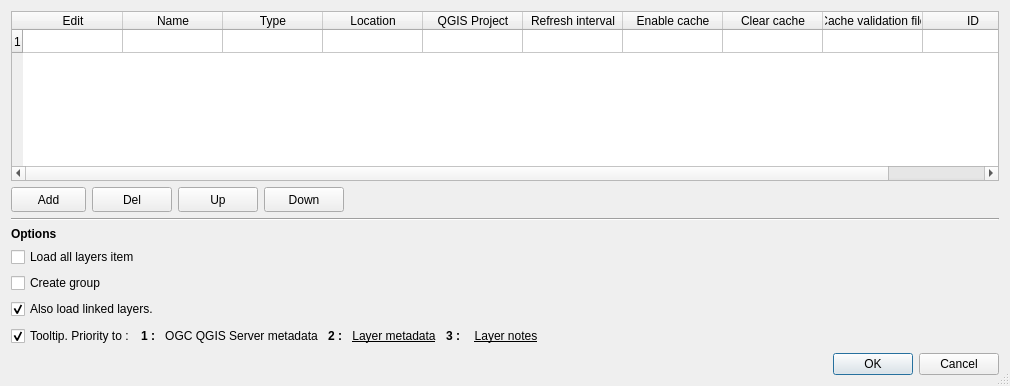
<?xml version="1.0" encoding="UTF-8"?>
<ui version="4.0">
 <class>ConfDialog</class>
 <widget class="QDialog" name="ConfDialog">
  <property name="windowModality">
   <enum>Qt::WindowModal</enum>
  </property>
  <property name="geometry">
   <rect>
    <x>0</x>
    <y>0</y>
    <width>1010</width>
    <height>386</height>
   </rect>
  </property>
  <property name="sizePolicy">
   <sizepolicy hsizetype="Preferred" vsizetype="Preferred">
    <horstretch>0</horstretch>
    <verstretch>0</verstretch>
   </sizepolicy>
  </property>
  <property name="minimumSize">
   <size>
    <width>660</width>
    <height>310</height>
   </size>
  </property>
  <property name="windowTitle">
   <string>Projects</string>
  </property>
  <property name="windowIcon">
   <iconset>
    <normaloff>../resources/menu_from_project.png</normaloff>../resources/menu_from_project.png</iconset>
  </property>
  <property name="windowOpacity">
   <double>0.980000000000000</double>
  </property>
  <property name="locale">
   <locale language="English" country="UnitedStates"/>
  </property>
  <property name="sizeGripEnabled">
   <bool>true</bool>
  </property>
  <property name="modal">
   <bool>true</bool>
  </property>
  <layout class="QVBoxLayout" name="verticalLayout_2">
   <item>
    <layout class="QVBoxLayout" name="verticalLayout">
     <property name="sizeConstraint">
      <enum>QLayout::SetDefaultConstraint</enum>
     </property>
     <item>
      <widget class="QTableWidget" name="tableWidget">
       <property name="sizePolicy">
        <sizepolicy hsizetype="Expanding" vsizetype="Expanding">
         <horstretch>0</horstretch>
         <verstretch>0</verstretch>
        </sizepolicy>
       </property>
       <property name="minimumSize">
        <size>
         <width>0</width>
         <height>100</height>
        </size>
       </property>
       <property name="autoFillBackground">
        <bool>true</bool>
       </property>
       <property name="sizeAdjustPolicy">
        <enum>QAbstractScrollArea::AdjustToContents</enum>
       </property>
       <property name="dragEnabled">
        <bool>false</bool>
       </property>
       <property name="dragDropMode">
        <enum>QAbstractItemView::NoDragDrop</enum>
       </property>
       <property name="defaultDropAction">
        <enum>Qt::IgnoreAction</enum>
       </property>
       <property name="alternatingRowColors">
        <bool>true</bool>
       </property>
       <property name="selectionMode">
        <enum>QAbstractItemView::SingleSelection</enum>
       </property>
       <property name="selectionBehavior">
        <enum>QAbstractItemView::SelectRows</enum>
       </property>
       <property name="textElideMode">
        <enum>Qt::ElideNone</enum>
       </property>
       <property name="sortingEnabled">
        <bool>false</bool>
       </property>
       <property name="rowCount">
        <number>1</number>
       </property>
       <property name="columnCount">
        <number>10</number>
       </property>
       <attribute name="horizontalHeaderVisible">
        <bool>true</bool>
       </attribute>
       <attribute name="horizontalHeaderCascadingSectionResizes">
        <bool>false</bool>
       </attribute>
       <attribute name="horizontalHeaderHighlightSections">
        <bool>true</bool>
       </attribute>
       <attribute name="horizontalHeaderStretchLastSection">
        <bool>true</bool>
       </attribute>
       <attribute name="verticalHeaderVisible">
        <bool>true</bool>
       </attribute>
       <attribute name="verticalHeaderDefaultSectionSize">
        <number>23</number>
       </attribute>
       <attribute name="verticalHeaderStretchLastSection">
        <bool>false</bool>
       </attribute>
       <row/>
       <column>
        <property name="text">
         <string>Edit</string>
        </property>
       </column>
       <column>
        <property name="text">
         <string>Name</string>
        </property>
       </column>
       <column>
        <property name="text">
         <string>Type</string>
        </property>
       </column>
       <column>
        <property name="text">
         <string>Location</string>
        </property>
       </column>
       <column>
        <property name="text">
         <string>QGIS Project</string>
        </property>
       </column>
       <column>
        <property name="text">
         <string>Refresh interval</string>
        </property>
       </column>
       <column>
        <property name="text">
         <string>Enable cache</string>
        </property>
       </column>
       <column>
        <property name="text">
         <string>Clear cache</string>
        </property>
       </column>
       <column>
        <property name="text">
         <string>Cache validation file</string>
        </property>
       </column>
       <column>
        <property name="text">
         <string>ID</string>
        </property>
       </column>
      </widget>
     </item>
    </layout>
   </item>
   <item>
    <layout class="QHBoxLayout" name="horizontalLayout" stretch="0,0,0,0,0">
     <property name="spacing">
      <number>6</number>
     </property>
     <property name="sizeConstraint">
      <enum>QLayout::SetDefaultConstraint</enum>
     </property>
     <property name="leftMargin">
      <number>0</number>
     </property>
     <item>
      <widget class="QToolButton" name="btnAdd">
       <property name="minimumSize">
        <size>
         <width>75</width>
         <height>25</height>
        </size>
       </property>
       <property name="focusPolicy">
        <enum>Qt::WheelFocus</enum>
       </property>
       <property name="toolTip">
        <string>Add new project</string>
       </property>
       <property name="text">
        <string>Add</string>
       </property>
       <property name="popupMode">
        <enum>QToolButton::InstantPopup</enum>
       </property>
       <property name="arrowType">
        <enum>Qt::NoArrow</enum>
       </property>
      </widget>
     </item>
     <item>
      <widget class="QPushButton" name="btnDelete">
       <property name="minimumSize">
        <size>
         <width>40</width>
         <height>25</height>
        </size>
       </property>
       <property name="toolTip">
        <string>Delete selected</string>
       </property>
       <property name="text">
        <string>Del</string>
       </property>
      </widget>
     </item>
     <item>
      <widget class="QPushButton" name="btnUp">
       <property name="minimumSize">
        <size>
         <width>50</width>
         <height>25</height>
        </size>
       </property>
       <property name="maximumSize">
        <size>
         <width>16777215</width>
         <height>25</height>
        </size>
       </property>
       <property name="toolTip">
        <string>Move up selected project</string>
       </property>
       <property name="text">
        <string>Up</string>
       </property>
      </widget>
     </item>
     <item>
      <widget class="QPushButton" name="btnDown">
       <property name="minimumSize">
        <size>
         <width>50</width>
         <height>25</height>
        </size>
       </property>
       <property name="maximumSize">
        <size>
         <width>16777215</width>
         <height>25</height>
        </size>
       </property>
       <property name="toolTip">
        <string>Move down selected project</string>
       </property>
       <property name="text">
        <string>Down</string>
       </property>
      </widget>
     </item>
     <item>
      <spacer name="horizontalSpacer">
       <property name="orientation">
        <enum>Qt::Horizontal</enum>
       </property>
       <property name="sizeHint" stdset="0">
        <size>
         <width>40</width>
         <height>20</height>
        </size>
       </property>
      </spacer>
     </item>
    </layout>
   </item>
   <item>
    <widget class="Line" name="line">
     <property name="orientation">
      <enum>Qt::Horizontal</enum>
     </property>
    </widget>
   </item>
   <item>
    <layout class="QFormLayout" name="formLayout">
     <item row="0" column="0">
      <widget class="QLabel" name="lblSettings">
       <property name="font">
        <font>
         <weight>75</weight>
         <bold>true</bold>
        </font>
       </property>
       <property name="cursor">
        <cursorShape>IBeamCursor</cursorShape>
       </property>
       <property name="text">
        <string>Options</string>
       </property>
      </widget>
     </item>
     <item row="1" column="0">
      <widget class="QCheckBox" name="cbxLoadAll">
       <property name="text">
        <string>Load all layers item</string>
       </property>
       <property name="tristate">
        <bool>false</bool>
       </property>
      </widget>
     </item>
     <item row="1" column="1">
      <spacer name="horizontalSpacer_3">
       <property name="orientation">
        <enum>Qt::Horizontal</enum>
       </property>
       <property name="sizeType">
        <enum>QSizePolicy::Maximum</enum>
       </property>
       <property name="sizeHint" stdset="0">
        <size>
         <width>40</width>
         <height>20</height>
        </size>
       </property>
      </spacer>
     </item>
     <item row="3" column="0">
      <widget class="QCheckBox" name="cbxCreateGroup">
       <property name="text">
        <string>Create group</string>
       </property>
       <property name="checked">
        <bool>false</bool>
       </property>
       <property name="tristate">
        <bool>false</bool>
       </property>
      </widget>
     </item>
     <item row="3" column="1">
      <spacer name="horizontalSpacer_2">
       <property name="orientation">
        <enum>Qt::Horizontal</enum>
       </property>
       <property name="sizeHint" stdset="0">
        <size>
         <width>40</width>
         <height>20</height>
        </size>
       </property>
      </spacer>
     </item>
     <item row="4" column="0">
      <widget class="QCheckBox" name="cbxOpenLinks">
       <property name="toolTip">
        <string>Opens with layer, layers linked by 'relations' or joins.</string>
       </property>
       <property name="text">
        <string>Also load linked layers.</string>
       </property>
       <property name="checked">
        <bool>true</bool>
       </property>
      </widget>
     </item>
    </layout>
   </item>
   <item>
    <layout class="QHBoxLayout" name="horizontalLayout_5">
     <item>
      <widget class="QCheckBox" name="cbxShowTooltip">
       <property name="toolTip">
        <string>Show title &amp;&amp; abstract in tooltip - click to move the item to the first position</string>
       </property>
       <property name="text">
        <string>Tooltip. Priority to :</string>
       </property>
       <property name="checked">
        <bool>true</bool>
       </property>
       <property name="tristate">
        <bool>false</bool>
       </property>
      </widget>
     </item>
     <item>
      <widget class="QLabel" name="label">
       <property name="font">
        <font>
         <weight>75</weight>
         <bold>true</bold>
        </font>
       </property>
       <property name="text">
        <string>1 :</string>
       </property>
      </widget>
     </item>
     <item>
      <widget class="QPushButton" name="mdSource1">
       <property name="text">
        <string>OGC QGIS Server metadata</string>
       </property>
       <property name="checkable">
        <bool>false</bool>
       </property>
       <property name="autoDefault">
        <bool>true</bool>
       </property>
       <property name="default">
        <bool>false</bool>
       </property>
       <property name="flat">
        <bool>true</bool>
       </property>
      </widget>
     </item>
     <item>
      <widget class="QLabel" name="label_2">
       <property name="font">
        <font>
         <weight>75</weight>
         <bold>true</bold>
        </font>
       </property>
       <property name="text">
        <string>2 :</string>
       </property>
      </widget>
     </item>
     <item>
      <widget class="QPushButton" name="mdSource2">
       <property name="font">
        <font>
         <underline>true</underline>
        </font>
       </property>
       <property name="text">
        <string>Layer metadata</string>
       </property>
       <property name="flat">
        <bool>true</bool>
       </property>
      </widget>
     </item>
     <item>
      <widget class="QLabel" name="label_3">
       <property name="font">
        <font>
         <weight>75</weight>
         <bold>true</bold>
        </font>
       </property>
       <property name="text">
        <string>3 :</string>
       </property>
      </widget>
     </item>
     <item>
      <widget class="QPushButton" name="mdSource3">
       <property name="font">
        <font>
         <underline>true</underline>
        </font>
       </property>
       <property name="text">
        <string>Layer notes</string>
       </property>
       <property name="flat">
        <bool>true</bool>
       </property>
      </widget>
     </item>
     <item>
      <spacer name="horizontalSpacer_4">
       <property name="orientation">
        <enum>Qt::Horizontal</enum>
       </property>
       <property name="sizeHint" stdset="0">
        <size>
         <width>40</width>
         <height>20</height>
        </size>
       </property>
      </spacer>
     </item>
    </layout>
   </item>
   <item>
    <widget class="QDialogButtonBox" name="buttonBox">
     <property name="orientation">
      <enum>Qt::Horizontal</enum>
     </property>
     <property name="standardButtons">
      <set>QDialogButtonBox::Cancel|QDialogButtonBox::Ok</set>
     </property>
    </widget>
   </item>
  </layout>
 </widget>
 <tabstops>
  <tabstop>tableWidget</tabstop>
  <tabstop>btnAdd</tabstop>
  <tabstop>btnDelete</tabstop>
  <tabstop>btnUp</tabstop>
  <tabstop>btnDown</tabstop>
  <tabstop>cbxLoadAll</tabstop>
  <tabstop>cbxCreateGroup</tabstop>
  <tabstop>cbxOpenLinks</tabstop>
  <tabstop>cbxShowTooltip</tabstop>
 </tabstops>
 <resources/>
 <connections>
  <connection>
   <sender>buttonBox</sender>
   <signal>accepted()</signal>
   <receiver>ConfDialog</receiver>
   <slot>accept()</slot>
   <hints>
    <hint type="sourcelabel">
     <x>245</x>
     <y>300</y>
    </hint>
    <hint type="destinationlabel">
     <x>157</x>
     <y>149</y>
    </hint>
   </hints>
  </connection>
  <connection>
   <sender>buttonBox</sender>
   <signal>rejected()</signal>
   <receiver>ConfDialog</receiver>
   <slot>reject()</slot>
   <hints>
    <hint type="sourcelabel">
     <x>313</x>
     <y>300</y>
    </hint>
    <hint type="destinationlabel">
     <x>286</x>
     <y>149</y>
    </hint>
   </hints>
  </connection>
 </connections>
</ui>
